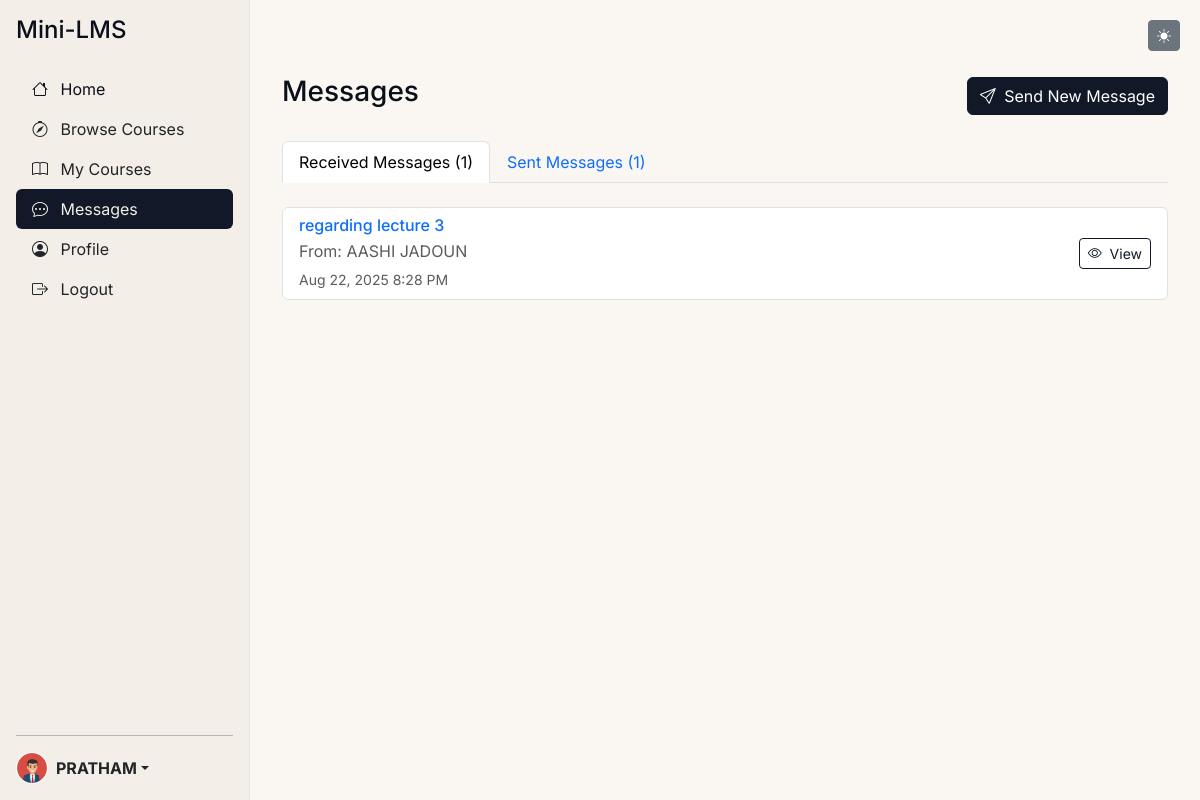
/api/auth/messages/ (signed in), run on the app's committed database.
### users/models.py (models this page shows, shortened)
class User(AbstractUser):
    ROLE_CHOICES = (
        ('INSTRUCTOR', 'Instructor'),
        ('STUDENT', 'Student'),
    )
    role = models.CharField(max_length=10, choices=ROLE_CHOICES, default='STUDENT')
    profile_photo = models.ImageField(upload_to='profile_photos/', null=True, blank=True)
    bio = models.TextField(max_length=500, blank=True)
    created_at = models.DateTimeField(auto_now_add=True)

class Message(models.Model):
    sender = models.ForeignKey(User, on_delete=models.CASCADE, related_name='sent_messages')
    receiver = models.ForeignKey(User, on_delete=models.CASCADE, related_name='received_messages')
    subject = models.CharField(max_length=200)
    content = models.TextField()
    is_read = models.BooleanField(default=False)
    created_at = models.DateTimeField(auto_now_add=True)
    class Meta:
        ordering = ['-created_at']

### users/views.py (the view)
# urls.py: path('messages/', views.messages_list, name='messages_list'),
@login_required
def messages_list(request):
    user = request.user
    received_messages = Message.objects.filter(receiver=user)
    sent_messages = Message.objects.filter(sender=user)
    received_messages.update(is_read=True)
    context = {
        'received_messages': received_messages,
        'sent_messages': sent_messages,
    }
    return render(request, 'users/messages.html', context)

### templates/users/messages.html (shortened to what this page needs)
{% extends 'base.html' %}
{% load static %}
{% block content %}
<div class="container">
    <div class="row">
        <div class="col-12">
            <div class="d-flex justify-content-between align-items-center mb-4">
                <h3>Messages</h3>
                <a href="{% url 'send_message' %}" class="btn btn-primary">
                    <i class="bi bi-send me-1"></i> Send New Message
                </a>
            </div>
            <ul class="nav nav-tabs mb-4" id="messagesTab" role="tablist">
                <li class="nav-item" role="presentation">
                    <button class="nav-link active" id="received-tab" data-bs-toggle="tab" data-bs-target="#received" type="button" role="tab">
                        Received Messages ({{ received_messages.count }})
                    </button>
                </li>
                <li class="nav-item" role="presentation">
                    <button class="nav-link" id="sent-tab" data-bs-toggle="tab" data-bs-target="#sent" type="button" role="tab">
                        Sent Messages ({{ sent_messages.count }})
                    </button>
                </li>
            </ul>
            <div class="tab-content" id="messagesTabContent">
                <div class="tab-pane fade show active" id="received" role="tabpanel">
                    {% if received_messages %}
                        <div class="list-group">
                            {% for message in received_messages %}
                                <div class="list-group-item list-group-item-action">
                                    <div class="d-flex w-100 justify-content-between align-items-center">
                                        <div class="flex-grow-1">
                                            <h6 class="mb-1">
                                                <a href="{% url 'message_detail' message.id %}" class="text-decoration-none">
                                                    {{ message.subject }}
                                                </a>
                                            </h6>
                                            <p class="mb-1 text-muted">From: {{ message.sender.get_full_name|default:message.sender.username }}</p>
                                            <small class="text-muted">{{ message.created_at|date:"M j, Y g:i A" }}</small>
                                        </div>
                                        <div class="ms-3">
                                            <a href="{% url 'message_detail' message.id %}" class="btn btn-outline-primary btn-sm">
                                                <i class="bi bi-eye me-1"></i> View
                                            </a>
                                        </div>
                                    </div>
                                </div>
                            {% endfor %}
                        </div>
                    {% else %}
                        <div class="text-center py-5">
                            <i class="bi bi-inbox display-1 text-muted"></i>
                            <h5 class="mt-3">No received messages</h5>
                            <p class="text-muted">You haven't received any messages yet.</p>
                        </div>
                    {% endif %}
                </div>
            </div>
        </div>
    </div>
</div>
{% endblock %}

### templates/partials/sidebar.html (shortened to what this page needs)
<nav class="sidebar d-flex flex-column p-3 bg-light vh-100 position-fixed" style="width: 250px;">
    <h4 class="mb-4">Mini-LMS</h4>
    <ul class="nav nav-pills flex-column mb-auto">
        <li class="nav-item">
            {% if request.user.is_authenticated %}
                {% if request.user.role == 'STUDENT' %}
                    <a href="{% url 'student_dashboard' %}" class="nav-link {% if request.resolver_match.url_name == 'student_dashboard' %}active{% endif %}" aria-current="page">
                        <i class="bi bi-house me-2"></i> Home
                    </a>
                {% elif request.user.role == 'INSTRUCTOR' %}
                    <a href="{% url 'instructor_dashboard' %}" class="nav-link {% if request.resolver_match.url_name == 'instructor_dashboard' %}active{% endif %}" aria-current="page">
                        <i class="bi bi-house me-2"></i> Home
                    </a>
                {% else %}
                     <a href="{% url 'course-list-public' %}" class="nav-link {% if request.resolver_match.url_name == 'course-list-public' %}active{% endif %}" aria-current="page">
                        <i class="bi bi-house me-2"></i> Home
                    </a>
                {% endif %}
            {% else %}
                <a href="{% url 'course-list-public' %}" class="nav-link {% if request.resolver_match.url_name == 'course-list-public' %}active{% endif %}" aria-current="page">
                    <i class="bi bi-house me-2"></i> Home
                </a>
            {% endif %}
        </li>
        <li>
            <a href="{% url 'course-list-public' %}" class="nav-link link-dark {% if request.resolver_match.url_name == 'course-list-public' %}active{% endif %}">
                <i class="bi bi-compass me-2"></i> Browse Courses
            </a>
        </li>
        {% if request.user.is_authenticated %}
            {% if request.user.role == 'STUDENT' %}
                <li>
                    <a href="{% url 'student_dashboard' %}" class="nav-link link-dark {% if request.resolver_match.url_name == 'student_dashboard' %}active{% endif %}">
                        <i class="bi bi-book me-2"></i> My Courses
                    </a>
                </li>
            {% elif request.user.role == 'INSTRUCTOR' %}
                <li>
                    <a href="{% url 'instructor_dashboard' %}" class="nav-link link-dark {% if request.resolver_match.url_name == 'instructor_dashboard' %}active{% endif %}">
                        <i class="bi bi-easel2 me-2"></i> Manage Courses
                    </a>
                </li>
            {% endif %}
            <li>
                <a href="{% url 'messages_list' %}" class="nav-link link-dark {% if 'messages' in request.resolver_match.url_name %}active{% endif %}">
                    <i class="bi bi-chat-dots me-2"></i> Messages
                </a>
            </li>
            <li>
                <a href="{% url 'profile_view' %}" class="nav-link link-dark {% if 'profile' in request.resolver_match.url_name %}active{% endif %}">
                    <i class="bi bi-person-circle me-2"></i> Profile
                </a>
            </li>
            <li>
                <a href="{% url 'logout' %}" class="nav-link link-dark">
                    <i class="bi bi-box-arrow-right me-2"></i> Logout
                </a>
            </li>
        {% endif %}
    </ul>
    <hr>
    <div class="dropdown">
        <a href="#" class="d-flex align-items-center link-dark text-decoration-none dropdown-toggle" id="dropdownUser2" data-bs-toggle="dropdown" aria-expanded="false">
            {% if request.user.is_authenticated %}
                {% if request.user.profile_photo %}
                    <img src="{{ request.user.profile_photo.url }}" alt="{{ request.user.username }}" width="32" height="32" class="rounded-circle me-2" style="object-fit: cover;">
                {% else %}
                    <img src="https://www.gravatar.com/avatar/?d=mp" alt="{{ request.user.username }}" width="32" height="32" class="rounded-circle me-2">
                {% endif %}
                <strong>{{ request.user.username }}</strong>
            {% else %}
                <img src="https://www.gravatar.com/avatar/?d=mp" alt="Guest" width="32" height="32" class="rounded-circle me-2">
                <strong>Guest</strong>
            {% endif %}
        </a>
    </div>
</nav>

### static/css/style.css (style rules this page uses)
body { background-color: var(--bg); color: var(--text); font-family: var(--font-sans); }
.sidebar { width: 250px; flex-shrink: 0; background-color: var(--surface) !important; border-right: 1px solid var(--chip); color: var(--text); transition: transform 0.3s ease; }
.sidebar .nav-link { color: var(--text); }
.sidebar .nav-link.active { background-color: var(--primary); color: var(--surface) !important; }
.btn-primary { background-color: var(--primary); border-color: var(--primary); }
.btn-outline-primary { border-color: var(--primary); color: var(--primary); }

### templates/base.html (style rules this page uses)
:root { --font-sans: "Inter", ui-sans-serif, system-ui, -apple-system, "Segoe UI", Roboto, Arial, "Noto Sans", "Apple Color Emoji", "Segoe UI Emoji"; --radius-lg: 20px; --shadow-soft: 0 8px 24px rgba(0,0,0,.08); --bg: #FAF7F2; --surface: #F3EEE8; --text: #0B0F19; --muted: #6B7280; --primary: #111827; --chip: #E9E4DE; --card-pink: #F6D5D8; --card-yellow: #FBE5B2; --card-mint: #D5F2E6; --card-lilac: #E4E2FF; }

### data on the page
User: user.profile_photo (picture), user.username "PRATHAM"
Message: subject "regarding lecture 3", sender.get_full_name "AASHI JADOUN", created_at "Aug 22, 2025 8:28 PM"

### other printed values
{{ received_messages.count }} "1"
{{ sent_messages.count }} "1"
